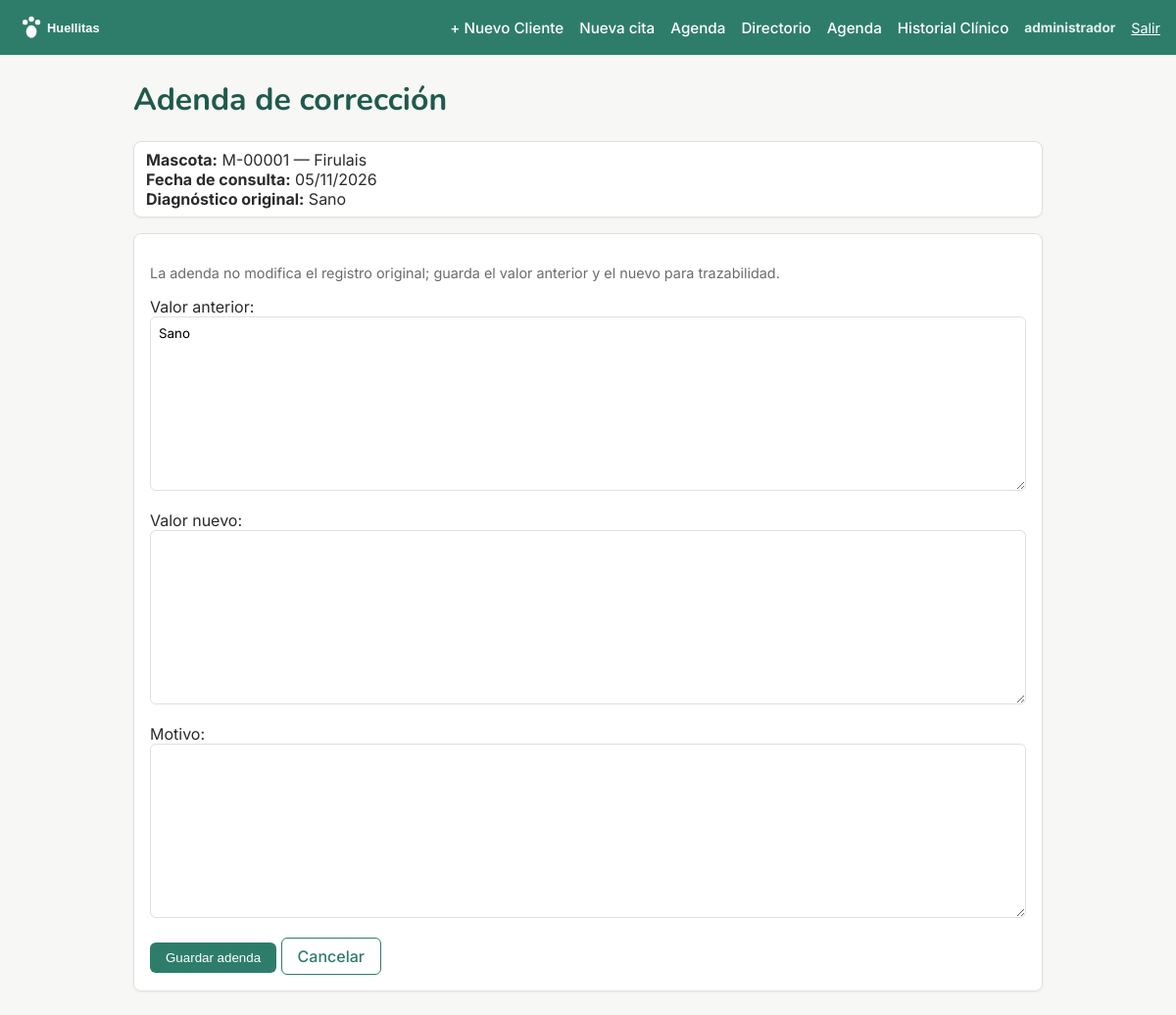
The app's page /consultas/1/adenda/ (signed in) with its own data.
### core/models.py (models this page shows, shortened)
class Consulta(models.Model):
    mascota = models.ForeignKey(
        Mascota, on_delete=models.CASCADE, related_name="consultas"
    )
    veterinario = models.ForeignKey(Veterinario, on_delete=models.PROTECT)
    fecha = models.DateField(auto_now_add=True)
    peso_kg = models.DecimalField(max_digits=5, decimal_places=2)
    diagnostico = models.TextField()
    tratamiento = models.TextField()
    class Meta:
        ordering = ["-fecha", "-id"]
        indexes = [models.Index(fields=["fecha"])]

class Mascota(models.Model):
    codigo = models.CharField(max_length=20, unique=True, editable=False)
    nombre = models.CharField(max_length=100)
    especie = models.CharField(max_length=50)
    cliente = models.ForeignKey(
        Cliente, on_delete=models.CASCADE, related_name="mascotas"
    )
    alergias = models.TextField(blank=True, default="")
    medicamentos_activos = models.TextField(blank=True, default="")
    class Meta:
        indexes = [models.Index(fields=["nombre"])]

### web/views.py (the view)
# urls.py: path("consultas/<int:consulta_id>/adenda/", views.crear_adenda, name="crear_adenda"),
@role_required("administrador", "veterinario")
def crear_adenda(request, consulta_id):
    consulta = get_object_or_404(Consulta, pk=consulta_id)
    if request.method == "POST":
        form = AdendaForm(request.POST)
        if form.is_valid():
            adenda = form.save(commit=False)
            adenda.consulta = consulta
            adenda.usuario = request.user
            adenda.save()
            messages.success(request, "Adenda registrada correctamente. El registro original no ha sido modificado.")
            return redirect("evolucion", mascota_id=consulta.mascota.id)
    else:
        form = AdendaForm(initial={"valor_anterior": consulta.diagnostico})
    return render(request, "web/crear_adenda.html", {
        "form": form,
        "consulta": consulta,
    })

### web/forms.py (shortened to what this page needs)
class AdendaForm(forms.ModelForm):
    class Meta:
        model = Adenda
        fields = ["valor_anterior", "valor_nuevo", "motivo"]

### web/templates/web/crear_adenda.html (shortened to what this page needs)
{% extends "base.html" %}
{% block content %}
<h1>Adenda de corrección</h1>
<p class="card" style="padding: 8px 12px;">
  <strong>Mascota:</strong> {{ consulta.mascota.codigo }} — {{ consulta.mascota.nombre }}<br>
  <strong>Fecha de consulta:</strong> {{ consulta.fecha|date:"d/m/Y" }}<br>
  <strong>Diagnóstico original:</strong> {{ consulta.diagnostico }}
</p>
<div class="card" style="margin-top: 16px;">
  <p style="color: var(--texto-sec); font-size: 0.9em;">
    La adenda no modifica el registro original; guarda el valor anterior y el nuevo para trazabilidad.
  </p>
  <form method="post">
    {% for field in form %}
      <p>
        {{ field.label_tag }}<br>
        {{ field }}
      </p>
    {% endfor %}
    <button type="submit" class="btn btn-primario">Guardar adenda</button>
    <a href="{% url 'buscar_mascota' %}" class="btn btn-secundario">Cancelar</a>
  </form>
</div>
{% endblock %}

### web/templates/base.html (shortened to what this page needs)
{% load static %}
<!DOCTYPE html>
<html lang="es">
<head>
</head>
<body>
    <header>
    <img src="{% static 'img/logo.svg' %}" alt="Huellitas">
    <nav style="display: flex; gap: 16px; align-items: center;">
      {% if user.is_authenticated %}
        {% if user.groups.all.0.name == 'recepcionista' or user.is_superuser %}
          <a href="{% url 'crear_cliente' %}">+ Nuevo Cliente</a>
          <a href="{% url 'crear_cita' %}">Nueva cita</a>
          <a href="{% url 'agenda' %}">Agenda</a>
          <a href="{% url 'buscar_mascota' %}">Directorio</a>
        {% endif %}
        {% if user.groups.all.0.name == 'veterinario' or user.is_superuser %}
          <a href="{% url 'agenda' %}">Agenda</a>
          <a href="{% url 'buscar_mascota' %}">Historial Clínico</a>
        {% endif %}
        <div style="display: flex; gap: 16px; align-items: center; margin-left: 0;">
          <span style="font-size: 0.85em; color: #E2F1EE; white-space: nowrap;">
            <strong>{{ user.username }}</strong>
          </span>
          <form method="post" action="{% url 'logout' %}" style="margin: 0;">
            <button type="submit" style="background: none; border: none; color: white; text-decoration: underline; cursor: pointer; font-family: inherit; padding: 0; font-size: 0.9em;">
              Salir
            </button>
          </form>
        </div>
      {% else %}
        <a href="{% url 'login' %}">Ingresar</a>
      {% endif %}
    </nav>
  </header>
  <main>
    {% block content %}{% endblock %}
  </main>
</body>
</html>

### web/templates/base.html (style rules this page uses)
:root { --primario: #2E7D6B; --primario-oscuro: #1F5A4D; --acento: #F2A65A; --fondo: #F7F7F5; --texto: #2B2B2B; --texto-sec: #6B6B6B; --borde: #E0E0E0; }
* { box-sizing: border-box; }
body { margin: 0; font-family: 'Inter', system-ui, sans-serif; background: var(--fondo); color: var(--texto); }
header { background: var(--primario); color: white; padding: 12px 16px; display: flex; align-items: center; justify-content: space-between; flex-wrap: wrap; gap: 12px; }
header img { height: 32px; }
header nav { display: flex; flex-wrap: wrap; align-items: center; gap: 12px; width: 100%; }
@media (min-width: 768px) { header nav { width: auto; } }
header nav a { color: white; text-decoration: none; font-weight: 500; font-size: 0.95em; padding: 4px 0; }
main { max-width: 960px; margin: 24px auto; padding: 0 16px; }
h1, h2, h3 { font-family: 'Nunito', sans-serif; color: var(--primario-oscuro); }
.card { background: white; border: 1px solid var(--borde); border-radius: 8px; padding: 16px; box-shadow: 0 1px 3px rgba(0,0,0,0.05); }
.btn { display: inline-block; padding: 8px 16px; border-radius: 6px; font-weight: 500; text-decoration: none; cursor: pointer; border: none; }
.btn-primario { background: var(--primario); color: white; }
.btn-secundario { background: transparent; color: var(--primario); border: 1px solid var(--primario); }
input, select, textarea { width: 100%; padding: 8px; border: 1px solid var(--borde); border-radius: 6px; font-family: inherit; }

### records on screen
Consulta: mascota.codigo "M-00001", mascota.nombre "Firulais", fecha "05/11/2026", diagnostico "Sano"

### other values on screen
{{ user.username }} "administrador"
{{ field.label_tag }} "Valor anterior:" "Valor nuevo:" "Motivo:"
